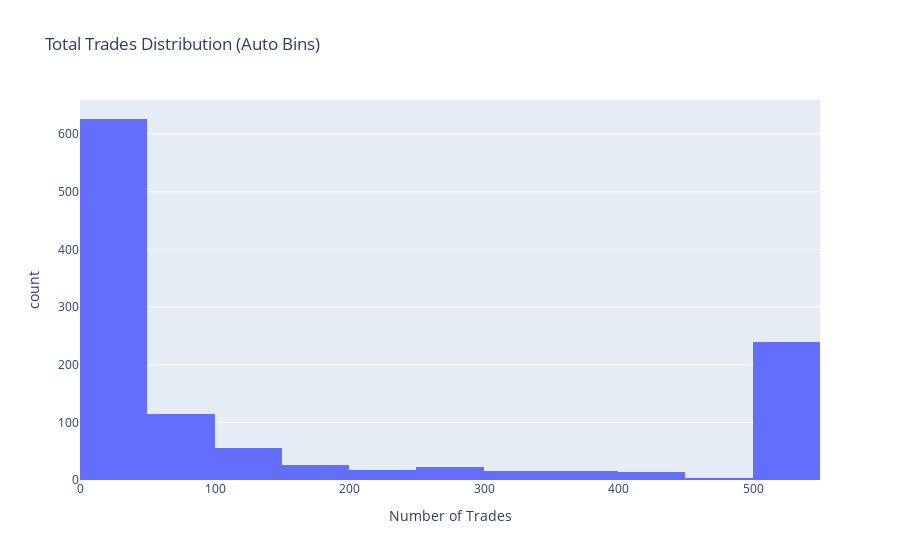

Notebook cell for this chart:
### Code cell
import plotly.express as px

fig = px.histogram(
    df, 
    x='Total Trades', 
    title='Total Trades Distribution (Auto Bins)',
    labels={'Total Trades': 'Number of Trades'}
)
fig.show()

### Figure 1 — Plotly figure (JSON) as saved in the notebook; plotly's stock layout.template omitted (floating-point values rounded to 4 significant figures; data arrays with more than 128 entries replaced by an {"elided": "..."} marker saying what was removed)
{"data": [{"bingroup": "x", "hovertemplate": "Number of Trades=%{x}<br>count=%{y}<extra></extra>", "legendgroup": "", "marker": {"color": "#636efa", "pattern": {"shape": ""}}, "name": "", "orientation": "v", "showlegend": false, "type": "histogram", "x": {"elided": "1149 int values"}, "xaxis": "x", "yaxis": "y"}], "layout": {"barmode": "relative", "legend": {"tracegroupgap": 0}, "title": {"text": "Total Trades Distribution (Auto Bins)"}, "xaxis": {"anchor": "y", "domain": [0, 1], "title": {"text": "Number of Trades"}}, "yaxis": {"anchor": "x", "domain": [0, 1], "title": {"text": "count"}}}}
